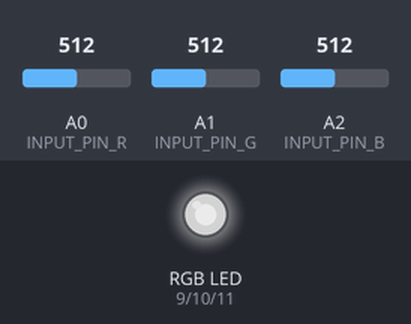
A program run on a simulated Arduino Uno, built with avr-gcc and run on an emulated ATmega328P. Shown: an RGB LED mixed from three pins (HIGH = lit). Inputs (shaded band) come from the test bench; at power-on: A0 (INPUT_PIN_R) = 512, A1 (INPUT_PIN_G) = 512, A2 (INPUT_PIN_B) = 512. Dim RGB values are drawn brighter than linear.

Above: at 1.2 s.
1.3 s: A0 (INPUT_PIN_R) set to 716
At 2.2 s:
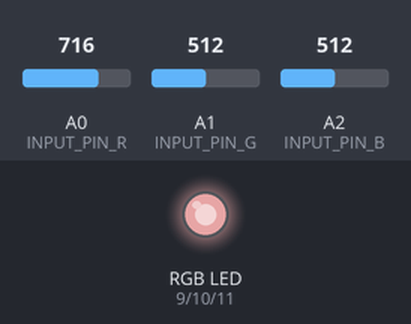
2.8 s: A1 (INPUT_PIN_G) set to 716
At 3.3 s:
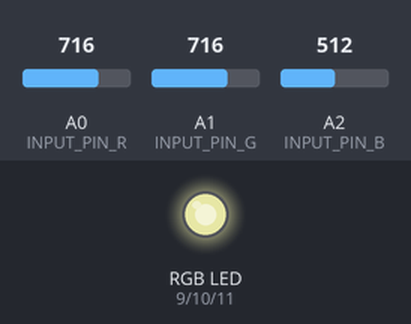
4.3 s: A2 (INPUT_PIN_B) set to 716
At 5.5 s:
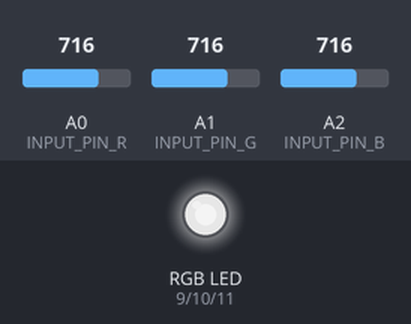
5.8 s: A0 (INPUT_PIN_R) set to 900
At 6.8 s:
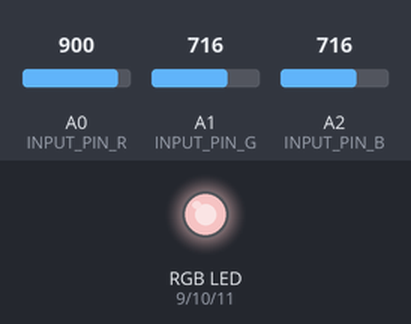
7.3 s: A1 (INPUT_PIN_G) set to 900
At 7.9 s:
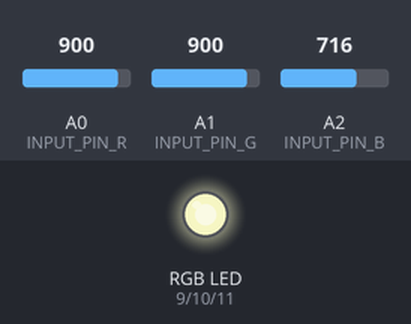
8.8 s: A2 (INPUT_PIN_B) set to 900
At 9.1 s:
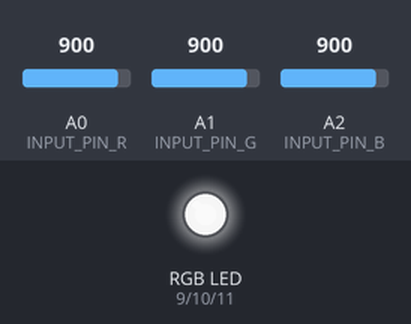
Timing chart, 0 to 11.3 s (numbered marks = the images above; inputs shaded):
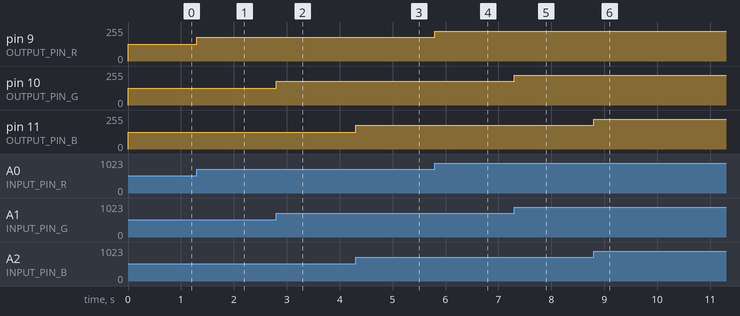

The program:

main.cpp
```cpp
#include <Arduino.h>

#define INPUT_PIN_R A0
#define INPUT_PIN_G A1
#define INPUT_PIN_B A2

#define OUTPUT_PIN_R 9
#define OUTPUT_PIN_G 10
#define OUTPUT_PIN_B 11

void setup() {
  pinMode(INPUT_PIN_R, INPUT);
  pinMode(INPUT_PIN_G, INPUT);
  pinMode(INPUT_PIN_B, INPUT);

  pinMode(OUTPUT_PIN_R, OUTPUT);
  pinMode(OUTPUT_PIN_G, OUTPUT);
  pinMode(OUTPUT_PIN_B, OUTPUT);
}

void loop() {
  int value_R = analogRead(INPUT_PIN_R);
  value_R = map(value_R, 0, 1023, 0, 255);
  int value_G = analogRead(INPUT_PIN_G);
  value_G = map(value_G, 0, 1023, 0, 255);
  int value_B = analogRead(INPUT_PIN_B);
  value_B = map(value_B, 0, 1023, 0, 255);


  analogWrite(OUTPUT_PIN_R, value_R);
  analogWrite(OUTPUT_PIN_G, value_G);
  analogWrite(OUTPUT_PIN_B, value_B);

}
```

Measured:
- after the input at 1.3 s, pin 9 (OUTPUT_PIN_R): 127/255 → 178/255 at once
- after the input at 2.8 s, pin 10 (OUTPUT_PIN_G): 127/255 → 178/255 at once
- after the input at 4.3 s, pin 11 (OUTPUT_PIN_B): 127/255 → 178/255 at once
- after the input at 5.8 s, pin 9 (OUTPUT_PIN_R): 178/255 → 224/255 at once
- after the input at 7.3 s, pin 10 (OUTPUT_PIN_G): 178/255 → 224/255 at once
- after the input at 8.8 s, pin 11 (OUTPUT_PIN_B): 178/255 → 224/255 at once
